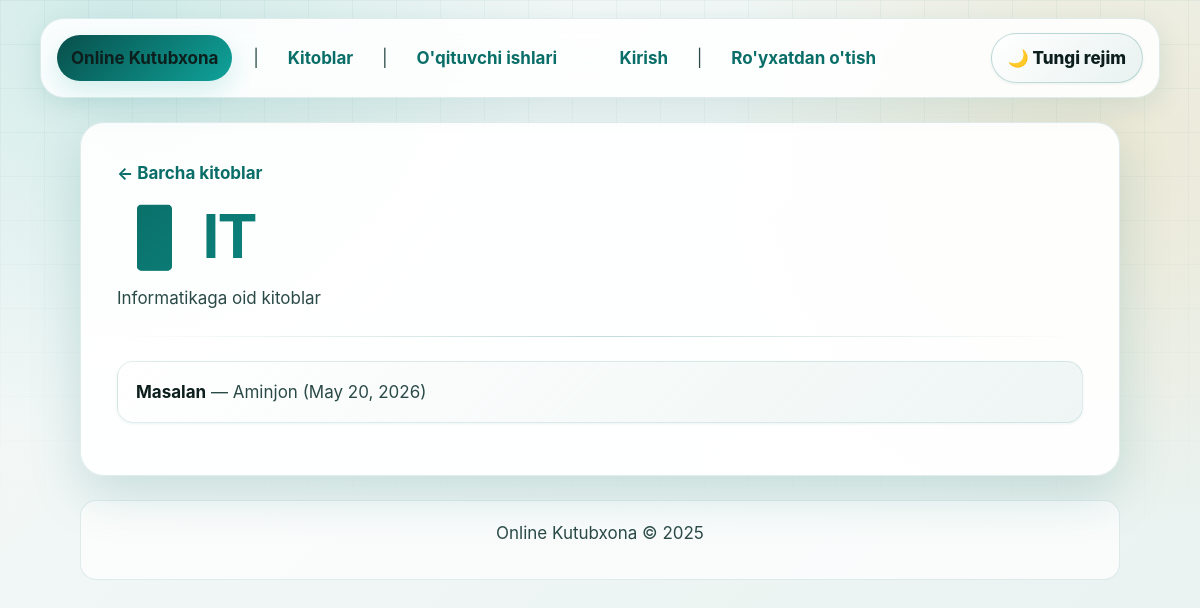
The page /category/technology/ on the database its author committed.
### main/models.py (models this page shows, shortened)
class Category(models.Model):
    name = models.CharField(
        max_length=100,
        unique=True,
        verbose_name="Kategoriya nomi",
    )
    slug = models.SlugField(
        unique=True,
        verbose_name="Slug (URL uchun)",
    )
    description = models.TextField(
        blank=True,
        verbose_name="Tavsif",
    )
    icon = models.CharField(
        max_length=50,
        blank=True,
        verbose_name="Ikonka (emoji yoki CSS klass)",
    )
    created_at = models.DateTimeField(auto_now_add=True)
    class Meta:
        verbose_name = "Kategoriya"
        verbose_name_plural = "Kategoriyalar"
        ordering = ['name']

class Book(models.Model):
    title = models.CharField(
        max_length=255,
        verbose_name="Kitob nomi",
    )
    author = models.CharField(
        max_length=255,
        verbose_name="Muallif",
    )
    category = models.ForeignKey(
        Category,
        on_delete=models.SET_NULL,
        null=True,
        related_name='books',
        verbose_name="Kategoriya",
    )
    cover_image = models.ImageField(
        upload_to='book_covers/',
        null=True,
        blank=True,
        verbose_name="Muqova rasmi",
    )
    description = models.TextField(
        verbose_name="Qisqacha tavsif",
    )
    published_date = models.DateField(
        verbose_name="Nashr sanasi",
    )
    file = models.FileField(
        upload_to='books/',
        null=True,
        blank=True,
        verbose_name="Kitob fayli (PDF va h.k.)",
    )
    added_by = models.ForeignKey(
        User,
        on_delete=models.SET_NULL,
        null=True,
        related_name='added_books',
        verbose_name="Kim qo'shgan",
    )
    is_active = models.BooleanField(
        default=True,
        verbose_name="Faolmi?",
    )
    view_count = models.PositiveIntegerField(
        default=0,
        verbose_name="Ko'rishlar soni",
    )
    created_at = models.DateTimeField(auto_now_add=True)
    updated_at = models.DateTimeField(auto_now=True)
    class Meta:
        verbose_name = "Kitob"
        verbose_name_plural = "Kitoblar"
        ordering = ['-created_at']

### main/views.py (the view)
# urls.py: path('category/<slug:slug>/', views.CategoryBooksView.as_view(), name='category-books'),
class CategoryBooksView(View):
    template_name = 'main/category_books.html'
    def get(self, request, slug):
        category = get_object_or_404(Category, slug=slug)
        books    = Book.objects.filter(category=category, is_active=True)
        context  = {'category': category, 'books': books}
        return render(request, self.template_name, context)

### main/templates/main/category_books.html (shortened to what this page needs)
{% extends 'base.html' %}
{% block content %}
<p><a href="{% url 'main:book-list' %}">&larr; Barcha kitoblar</a></p>
<h1>{{ category.icon }} {{ category.name }}</h1>
{% if category.description %}<p>{{ category.description }}</p>{% endif %}
<hr>
{% if books %}
    <ul>
        {% for book in books %}
            <li>
                <a href="{% url 'main:book-detail' book.pk %}"><strong>{{ book.title }}</strong></a>
                — {{ book.author }} ({{ book.published_date }})
            </li>
        {% endfor %}
    </ul>
{% else %}
    <p>Bu kategoriyada hozircha kitoblar yo'q.</p>
{% endif %}
{% endblock %}

### main/static/main/css/online_library_theme.css (style rules this page uses)
:root { --primary: #0a6e68; --primary-light: #0fa39a; --primary-dark: #084f4b; --primary-glow: rgba(10, 110, 104, 0.10); --primary-glow2: rgba(15, 163, 154, 0.16); --accent: #e8a838; --accent-glow: rgba(232, 168, 56, 0.16); --surface: #f5f9f8; --surface-low: #e8f2f0; --surface-card: #ffffff; --text: #0c1f1d; --text-secondary:#2a4a47; --text-muted: #5d8480; --border: rgba(10, 110, 104, 0.12); --border-strong: rgba(10, 110, 104, 0.24); --shadow-xs: 0 1px 3px rgba(10, 110, 104, 0.08); --shadow: 0 8px 28px rgba(10, 110, 104, 0.12); --shadow-lg: 0 18px 52px rgba(10, 110, 104, 0.18); --error: #c0392b; --error-glow: rgba(192, 57, 43, 0.10); --success: #047857; --radius-sm: 10px; --radius: 16px; --radius-lg: 24px; --reader-font: 17px; color-scheme: light; }
* { box-sizing: border-box; }
html { min-height: 100%; scroll-behavior: smooth; }
body { margin: 0; min-height: 100vh; color: var(--text); font-family: Inter, ui-sans-serif, system-ui, -apple-system, BlinkMacSystemFont, "Segoe UI", Arial, sans-serif; font-size: var(--reader-font); line-height: 1.65; background: radial-gradient(circle at 10% 0%, var(--primary-glow2), transparent 28rem), radial-gradient(circle at 92% 18%, var(--accent-glow), transparent 24rem), linear-gradient(135deg, var(--surface), var(--surface-low)); transition: background-color 240ms ease, color 240ms ease; }
body::before { content: ""; position: fixed; inset: 0; pointer-events: none; z-index: -1; opacity: 0.38; background-image: linear-gradient(var(--border) 1px, transparent 1px), linear-gradient(90deg, var(--border) 1px, transparent 1px); background-size: 44px 44px; mask-image: linear-gradient(to bottom, #000, transparent 72%); }
a { color: var(--primary); font-weight: 700; text-decoration: none; text-underline-offset: 5px; transition: color 180ms ease, background-color 180ms ease, transform 180ms ease, box-shadow 180ms ease; }
hr { height: 1px; margin: 24px 0; border: 0; background: linear-gradient(90deg, transparent, var(--border-strong), transparent); }
h1, h2, h3 { margin: 0 0 12px; color: var(--text); line-height: 1.18; letter-spacing: -0.03em; }
h1 { font-size: clamp(2rem, 5vw, 3.8rem); background: linear-gradient(135deg, var(--primary), var(--primary-light), var(--accent)); -webkit-background-clip: text; background-clip: text; color: transparent; }
p { margin: 0 0 14px; color: var(--text-secondary); }
strong { color: var(--text); }
ul { margin: 16px 0; padding: 0; list-style: none; display: grid; gap: 14px; }
li { padding: 16px 18px; color: var(--text-secondary); background: linear-gradient(135deg, color-mix(in srgb, var(--surface-card) 94%, transparent), color-mix(in srgb, var(--surface-low) 74%, transparent)); border: 1px solid var(--border); border-radius: var(--radius); box-shadow: var(--shadow-xs); transition: transform 180ms ease, box-shadow 180ms ease, border-color 180ms ease; }
main > p > a, main > form + p a, li a, p a { border-radius: 10px; }
.js-reveal { opacity: 0; transform: translateY(14px) scale(0.99); }
.js-reveal.is-visible { opacity: 1; transform: none; transition: opacity 520ms ease, transform 520ms ease; }

### rows shown on the page
Category: description "Informatikaga oid kitoblar"
Book: title "Masalan", author "Aminjon", published_date "May 20, 2026"
